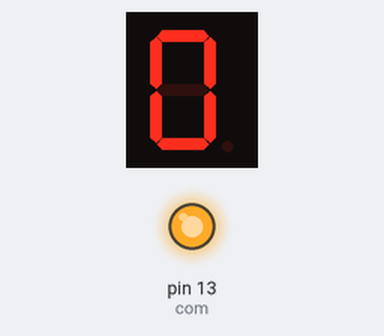
Bench run of a sketch on a simulated Arduino Uno, built with avr-gcc and run on an emulated ATmega328P. Shown: 1-digit seven-segment display, output pins drawn as LEDs (lit = HIGH). Wiring (inferred from the names in the program): 1-digit 7-segment display, segments lit when LOW: segments pin 2, pin 3, pin 4, pin 5, pin 6, pin 7, pin 8. The segment pins are drawn as the display they are named for; pins used as bus, display or sensor lines are not drawn.

Above: at 0.1 s.
At 1.1 s:
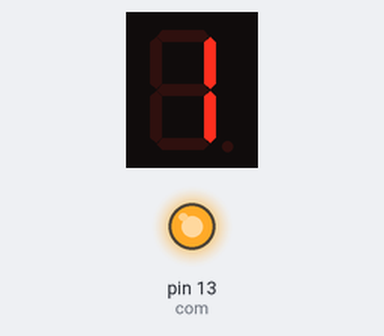
At 2.1 s:
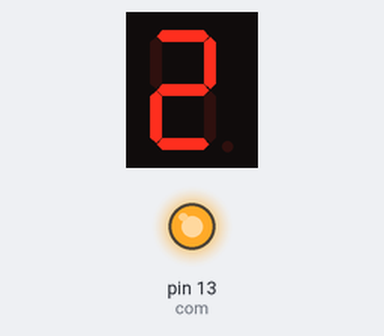
At 4.1 s:
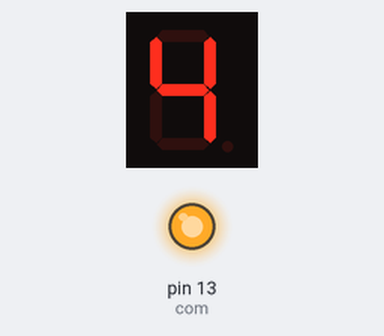
At 6.1 s:
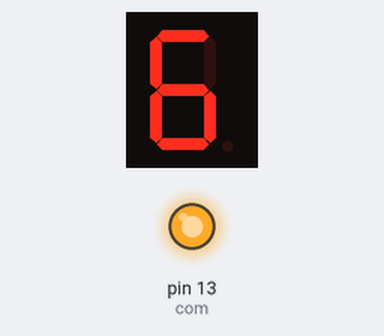
At 9.1 s:
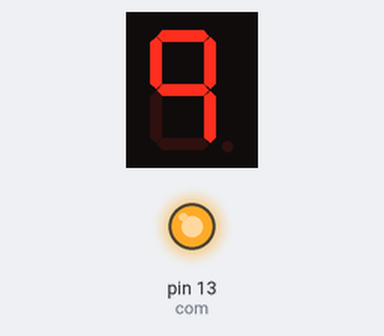

Measured:
- by itself, everything shown: repeats every 10.0 s, in 10 steps
- what the display in image 1 shows lasts 1.0 s, from 1.0 s to 2.0 s

The sketch:

seg_blink_from_0_to_9.ino
```cpp
int com = 13;
void setup() {
  for(int i=2;i<9;i++){
    pinMode(i,OUTPUT);
  }
  pinMode(com,OUTPUT);
  digitalWrite(com,HIGH);
}

void loop() {
  segClearAll();
  segShow0();
  delay(1000);
  segClearAll();
  segShow1();
  delay(1000);
  segClearAll();
  segShow2();
  delay(1000);
  segClearAll();
  segShow3();
  delay(1000);
  segClearAll();
  segShow4();
  delay(1000);
  segClearAll();
  segShow5();
  delay(1000);
  segClearAll();
  segShow6();
  delay(1000);
  segClearAll();
  segShow7();
  delay(1000);
  segClearAll();
  segShow8();
  delay(1000);
  segClearAll();
  segShow9();
  delay(1000);
}
```

define_seg_number_pin_output.ino
```cpp
int a=2,b=3,c=4,d=5,e=6,f=7,g=8;
void segClearAll(){
  digitalWrite(a,HIGH);
  digitalWrite(b,HIGH);
  digitalWrite(c,HIGH);
  digitalWrite(d,HIGH);
  digitalWrite(e,HIGH);
  digitalWrite(f,HIGH);
  digitalWrite(g,HIGH);
}
void segShow0(){
  digitalWrite(a,LOW);
  digitalWrite(b,LOW);
  digitalWrite(c,LOW);
  digitalWrite(d,LOW);
  digitalWrite(e,LOW);
  digitalWrite(f,LOW);
}
void segShow1(){
  digitalWrite(b,LOW);
  digitalWrite(c,LOW);
}
void segShow2(){
  digitalWrite(a,LOW);
  digitalWrite(b,LOW);
  digitalWrite(d,LOW);
  digitalWrite(e,LOW);
  digitalWrite(g,LOW);
}
void segShow3(){
  digitalWrite(a,LOW);
  digitalWrite(b,LOW);
  digitalWrite(c,LOW);
  digitalWrite(d,LOW);
  digitalWrite(g,LOW);
}
void segShow4(){
  digitalWrite(b,LOW);
  digitalWrite(c,LOW);
  digitalWrite(f,LOW);
  digitalWrite(g,LOW);
}
void segShow5(){
  digitalWrite(a,LOW);
  digitalWrite(f,LOW);
  digitalWrite(c,LOW);
  digitalWrite(d,LOW);
  digitalWrite(g,LOW);
}
void segShow6(){
  digitalWrite(a,LOW);
  digitalWrite(e,LOW);
  digitalWrite(f,LOW);
  digitalWrite(c,LOW);
  digitalWrite(d,LOW);
  digitalWrite(g,LOW);
}
void segShow7(){
  digitalWrite(a,LOW);
  digitalWrite(b,LOW);
  digitalWrite(c,LOW);
  digitalWrite(f,LOW);
}
void segShow8(){
  digitalWrite(a,LOW);
  digitalWrite(b,LOW);
  digitalWrite(c,LOW);
  digitalWrite(d,LOW);
  digitalWrite(e,LOW);
  digitalWrite(f,LOW);
  digitalWrite(g,LOW);
}
void segShow9(){
  digitalWrite(a,LOW);
  digitalWrite(b,LOW);
  digitalWrite(c,LOW);
  digitalWrite(f,LOW);
  digitalWrite(g,LOW);
}
```
